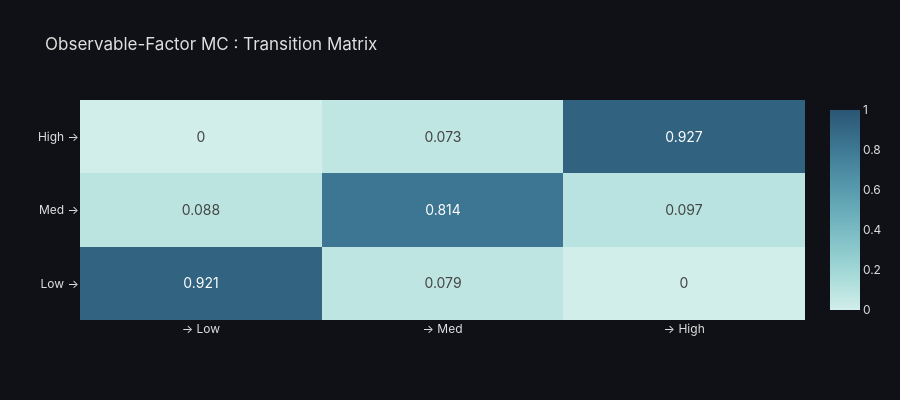

The notebook cell this image was saved under:
### Markdown cell above
## 2. Observable-Factor Markov Chain Baseline

Before HMMs, we build the simpler **observable-factor Markov chain**

**Regime definition via quantile bucketing** :
$$\mathcal{R}_{\text{Low}}  = \{t : \hat{\sigma}_t \leq Q_{0.33}\}$$
$$\mathcal{R}_{\text{Med}}  = \{t : Q_{0.33} < \hat{\sigma}_t \leq Q_{0.66}\}$$
$$\mathcal{R}_{\text{High}} = \{t : \hat{\sigma}_t > Q_{0.66}\}$$

**MLE transition matrix** :
$$\hat{a}_{ij} = \frac{n_{ij}}{\sum_k n_{ik}}$$

### Code cell
from utils.data_utils import empirical_transition_matrix

# Observable labels already in df (from prepare_ticker_data)
vol_labels = df_train["VolRegime"].values
A_obs, states = empirical_transition_matrix(vol_labels, ["Low","Med","High"])

print("MLE Transition Matrix (Observable-Factor Markov Chain):")
print(pd.DataFrame(A_obs, index=states, columns=states).round(4))

fig = plot_transition_matrix(A_obs, state_names=states, 
                              title="Observable-Factor MC : Transition Matrix")
fig.show()

### Figure 1 — Plotly figure (JSON) as saved in the notebook; plotly's stock layout.template omitted (floating-point values rounded to 4 significant figures)
{"data": [{"colorscale": [[0, "rgb(209, 238, 234)"], [0.1667, "rgb(168, 219, 217)"], [0.3333, "rgb(133, 196, 201)"], [0.5, "rgb(104, 171, 184)"], [0.6667, "rgb(79, 144, 166)"], [0.8333, "rgb(59, 115, 143)"], [1, "rgb(42, 86, 116)"]], "hovertemplate": "From %{y}<br>To %{x}<br>Prob: %{z:.4f}<extra></extra>", "text": [[0.921, 0.079, 0.0], [0.088, 0.814, 0.097], [0.0, 0.073, 0.927]], "textfont": {"size": 14}, "texttemplate": "%{text}", "type": "heatmap", "x": ["→ Low", "→ Med", "→ High"], "y": ["Low →", "Med →", "High →"], "z": [[0.9214, 0.07857, 0.0], [0.0885, 0.8142, 0.09735], [0.0, 0.07285, 0.9272]], "zmax": 1, "zmin": 0}], "layout": {"font": {"color": "#e0e0e0", "family": "Inter, Arial, sans-serif"}, "height": 400, "legend": {"bgcolor": "rgba(30,30,40,0.8)", "bordercolor": "rgba(80,80,80,0.5)", "borderwidth": 1}, "paper_bgcolor": "rgba(15,17,22,1)", "plot_bgcolor": "rgba(15,17,22,1)", "title": {"text": "Observable-Factor MC : Transition Matrix"}, "xaxis": {"gridcolor": "rgba(80,80,80,0.3)", "showgrid": true, "zeroline": false}, "yaxis": {"gridcolor": "rgba(80,80,80,0.3)", "showgrid": true, "zeroline": false}}}
